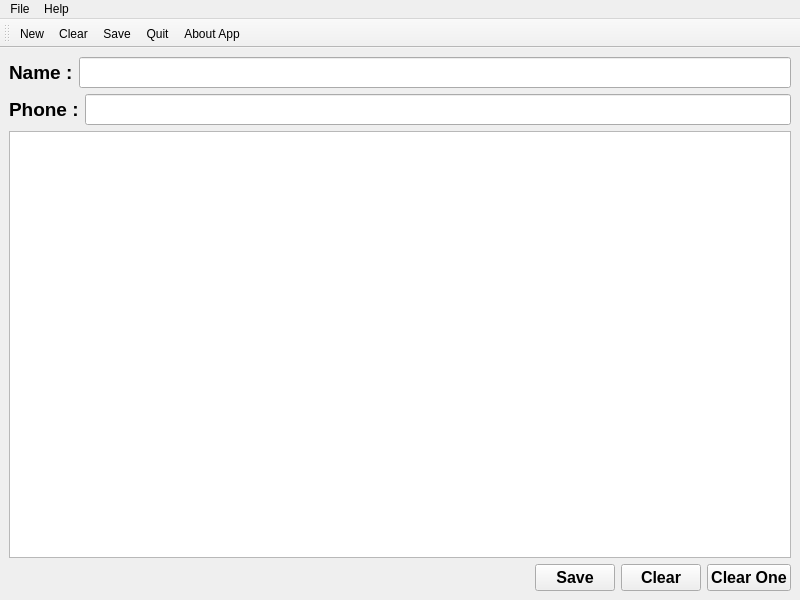
<?xml version="1.0" encoding="UTF-8"?>
<ui version="4.0">
 <class>MainWindow</class>
 <widget class="QMainWindow" name="MainWindow">
  <property name="geometry">
   <rect>
    <x>0</x>
    <y>0</y>
    <width>800</width>
    <height>600</height>
   </rect>
  </property>
  <property name="windowTitle">
   <string>Contact App</string>
  </property>
  <property name="windowIcon">
   <iconset resource="res.qrc">
    <normaloff>:/images/contact.png</normaloff>:/images/contact.png</iconset>
  </property>
  <widget class="QWidget" name="centralwidget">
   <layout class="QVBoxLayout" name="verticalLayout">
    <item>
     <layout class="QHBoxLayout" name="horizontalLayout">
      <item>
       <widget class="QLabel" name="label">
        <property name="font">
         <font>
          <pointsize>14</pointsize>
          <bold>true</bold>
         </font>
        </property>
        <property name="text">
         <string>Name :</string>
        </property>
       </widget>
      </item>
      <item>
       <widget class="QLineEdit" name="lineEditName">
        <property name="font">
         <font>
          <pointsize>14</pointsize>
         </font>
        </property>
       </widget>
      </item>
     </layout>
    </item>
    <item>
     <layout class="QHBoxLayout" name="horizontalLayout_2">
      <item>
       <widget class="QLabel" name="label_2">
        <property name="font">
         <font>
          <pointsize>14</pointsize>
          <bold>true</bold>
         </font>
        </property>
        <property name="text">
         <string>Phone :</string>
        </property>
       </widget>
      </item>
      <item>
       <widget class="QLineEdit" name="lineEditPhone">
        <property name="font">
         <font>
          <pointsize>14</pointsize>
         </font>
        </property>
       </widget>
      </item>
     </layout>
    </item>
    <item>
     <widget class="QTableView" name="tableView">
      <property name="font">
       <font>
        <pointsize>14</pointsize>
        <bold>true</bold>
       </font>
      </property>
     </widget>
    </item>
    <item>
     <layout class="QHBoxLayout" name="horizontalLayout_3">
      <item>
       <spacer name="horizontalSpacer">
        <property name="orientation">
         <enum>Qt::Horizontal</enum>
        </property>
        <property name="sizeHint" stdset="0">
         <size>
          <width>198</width>
          <height>20</height>
         </size>
        </property>
       </spacer>
      </item>
      <item>
       <widget class="QPushButton" name="pushButton">
        <property name="font">
         <font>
          <pointsize>12</pointsize>
          <bold>true</bold>
         </font>
        </property>
        <property name="text">
         <string>Save</string>
        </property>
       </widget>
      </item>
      <item>
       <widget class="QPushButton" name="pushButton_2">
        <property name="font">
         <font>
          <pointsize>12</pointsize>
          <bold>true</bold>
         </font>
        </property>
        <property name="text">
         <string>Clear</string>
        </property>
       </widget>
      </item>
      <item>
       <widget class="QPushButton" name="pushButton_3">
        <property name="font">
         <font>
          <pointsize>12</pointsize>
          <bold>true</bold>
         </font>
        </property>
        <property name="text">
         <string>Clear One</string>
        </property>
       </widget>
      </item>
     </layout>
    </item>
   </layout>
  </widget>
  <widget class="QMenuBar" name="menubar">
   <property name="geometry">
    <rect>
     <x>0</x>
     <y>0</y>
     <width>800</width>
     <height>26</height>
    </rect>
   </property>
   <widget class="QMenu" name="menuFile">
    <property name="title">
     <string>File</string>
    </property>
    <addaction name="actionNew"/>
    <addaction name="actionClear"/>
    <addaction name="actionSave"/>
    <addaction name="separator"/>
    <addaction name="actionQuit"/>
   </widget>
   <widget class="QMenu" name="menuHelp">
    <property name="title">
     <string>Help</string>
    </property>
    <addaction name="actionAbout_App"/>
   </widget>
   <addaction name="menuFile"/>
   <addaction name="menuHelp"/>
  </widget>
  <widget class="QToolBar" name="toolBar">
   <property name="windowTitle">
    <string>toolBar</string>
   </property>
   <attribute name="toolBarArea">
    <enum>TopToolBarArea</enum>
   </attribute>
   <attribute name="toolBarBreak">
    <bool>false</bool>
   </attribute>
   <addaction name="actionNew"/>
   <addaction name="actionClear"/>
   <addaction name="actionSave"/>
   <addaction name="actionQuit"/>
   <addaction name="actionAbout_App"/>
  </widget>
  <action name="actionNew">
   <property name="icon">
    <iconset resource="res.qrc">
     <normaloff>:/images/new.png</normaloff>:/images/new.png</iconset>
   </property>
   <property name="text">
    <string>New</string>
   </property>
   <property name="shortcut">
    <string>Ctrl+N</string>
   </property>
  </action>
  <action name="actionClear">
   <property name="icon">
    <iconset resource="res.qrc">
     <normaloff>:/images/clear.png</normaloff>:/images/clear.png</iconset>
   </property>
   <property name="text">
    <string>Clear</string>
   </property>
   <property name="shortcut">
    <string>Ctrl+C</string>
   </property>
  </action>
  <action name="actionSave">
   <property name="icon">
    <iconset resource="res.qrc">
     <normaloff>:/images/save.png</normaloff>:/images/save.png</iconset>
   </property>
   <property name="text">
    <string>Save</string>
   </property>
   <property name="shortcut">
    <string>Ctrl+S</string>
   </property>
  </action>
  <action name="actionQuit">
   <property name="icon">
    <iconset resource="res.qrc">
     <normaloff>:/images/quit.png</normaloff>:/images/quit.png</iconset>
   </property>
   <property name="text">
    <string>Quit</string>
   </property>
   <property name="shortcut">
    <string>Ctrl+Q</string>
   </property>
  </action>
  <action name="actionAbout_App">
   <property name="icon">
    <iconset resource="res.qrc">
     <normaloff>:/images/about.png</normaloff>:/images/about.png</iconset>
   </property>
   <property name="text">
    <string>About App</string>
   </property>
   <property name="shortcut">
    <string>Ctrl+I</string>
   </property>
  </action>
 </widget>
 <resources>
  <include location="res.qrc"/>
 </resources>
 <connections/>
</ui>
